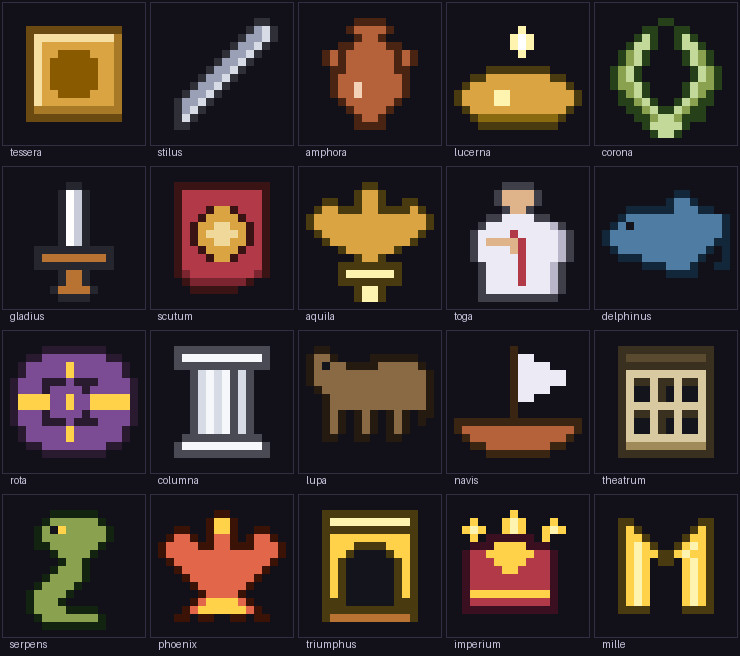

The Python source for this figure:
# -*- coding: utf-8 -*-
"""Rendert alle tesserae naast elkaar naar contactblad.png. Vereist Pillow.

    python3 contactblad.py && xdg-open contactblad.png

Kijk er echt naar: op 16x16 is het verschil tussen een adelaar en een palmboom
klein, en dat zie je niet aan de tekens in rasters.py.
"""
from PIL import Image, ImageDraw
import rasters

SC, PAD, COLS, LBL = 8, 10, 5, 16
CELL = rasters.W * SC + PAD * 2
namen = list(rasters.S)
rijen = (len(namen) + COLS - 1) // COLS
img = Image.new("RGB", (COLS * CELL, rijen * (CELL + LBL)), (18, 17, 26))
d = ImageDraw.Draw(img)
for i, n in enumerate(namen):
    sp = rasters.S[n]; cx = (i % COLS) * CELL; cy = (i // COLS) * (CELL + LBL)
    d.rectangle([cx+2, cy+2, cx+CELL-3, cy+CELL-3], outline=(51, 47, 66))
    for y, rij in enumerate(sp["px"]):
        for x, ch in enumerate(rij):
            kleur = sp["pal"].get(ch)
            if ch != "." and kleur:
                X, Y = cx + PAD + x*SC, cy + PAD + y*SC
                d.rectangle([X, Y, X+SC-1, Y+SC-1], fill=kleur)
    d.text((cx + PAD, cy + CELL - 2), n, fill=(200, 196, 220))
img.save("contactblad.png")
print("contactblad.png geschreven —", len(namen), "tesserae")
